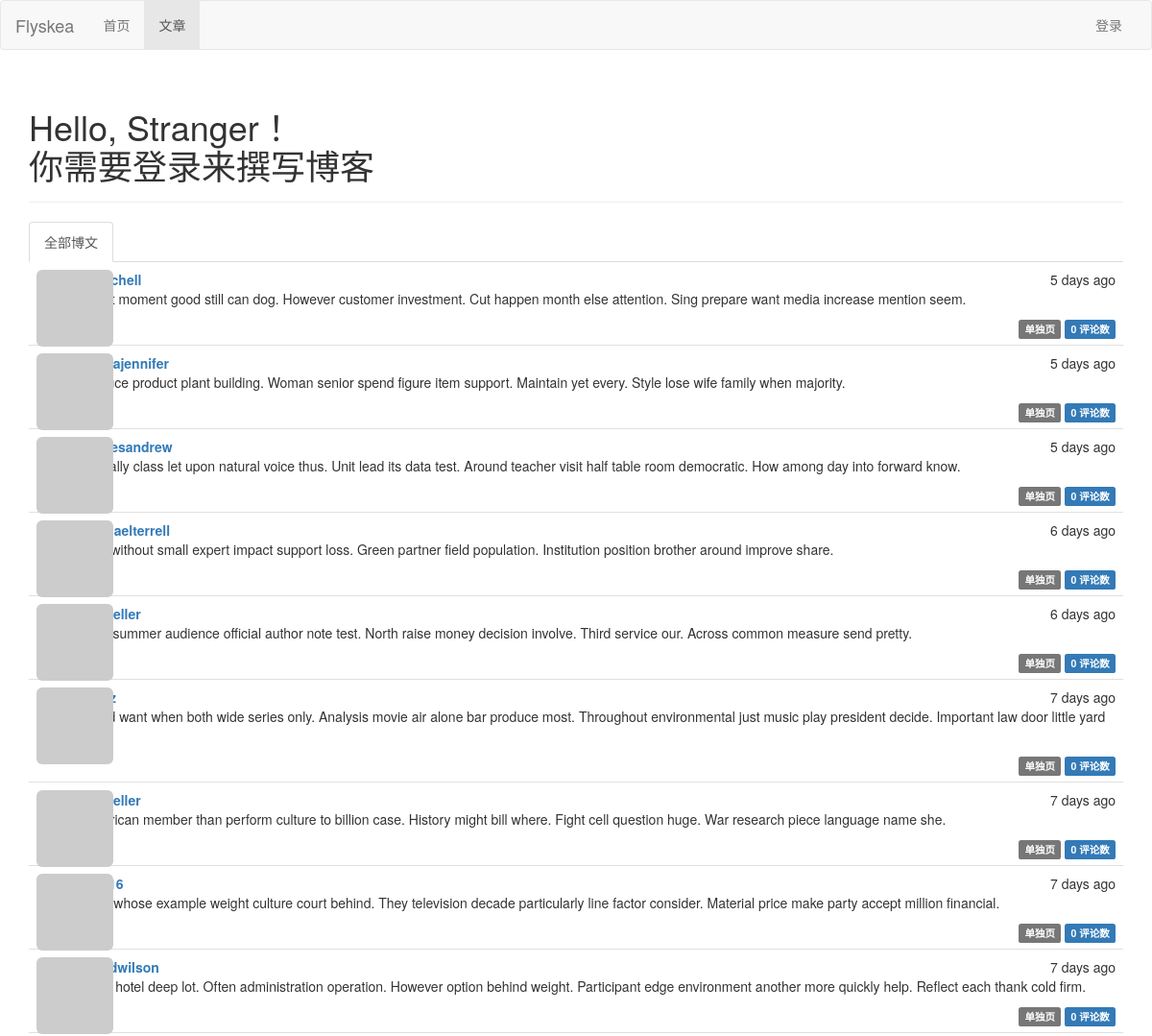
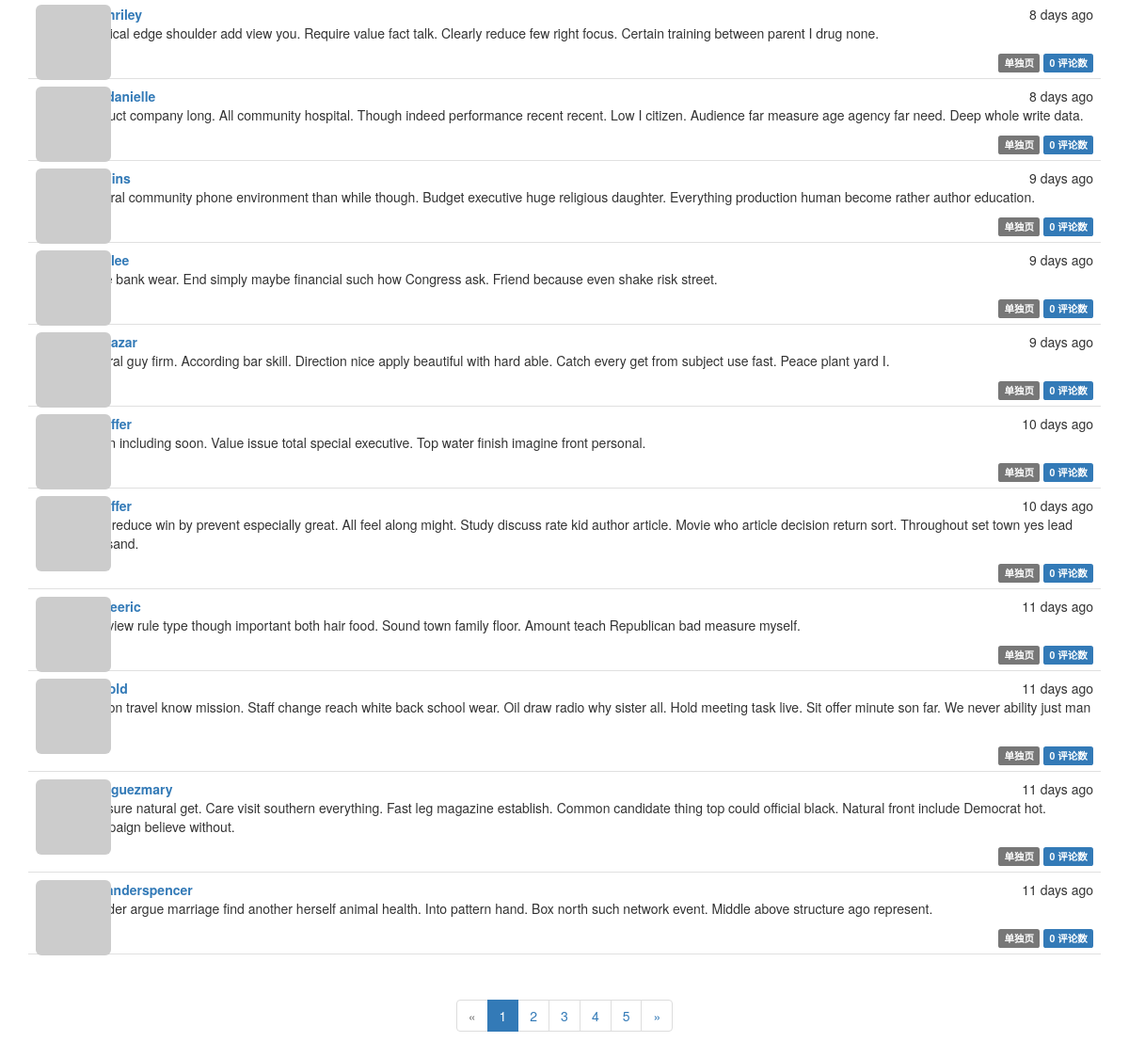
Page /posts on the earlier database version (2 pictures, top to bottom).
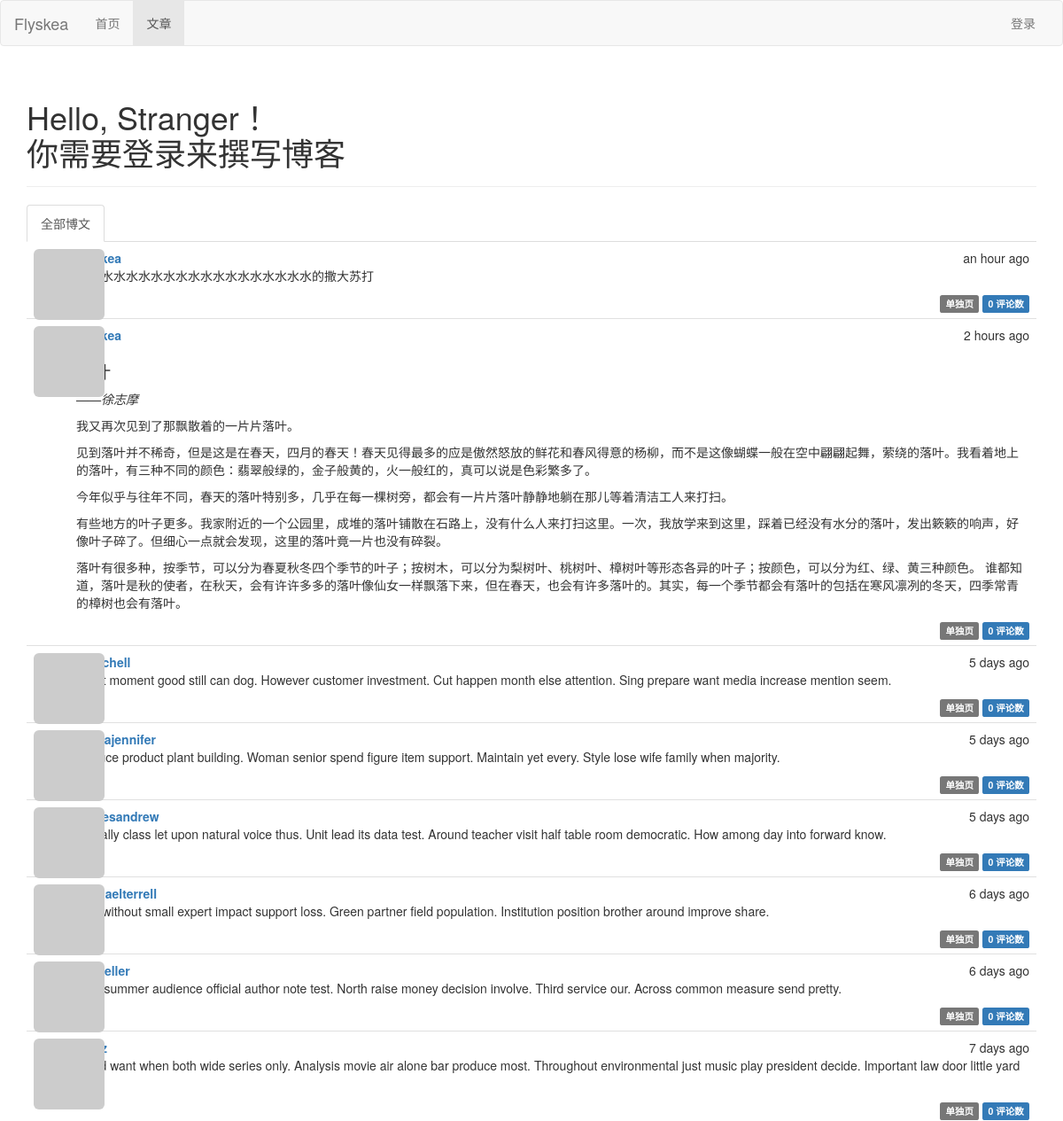
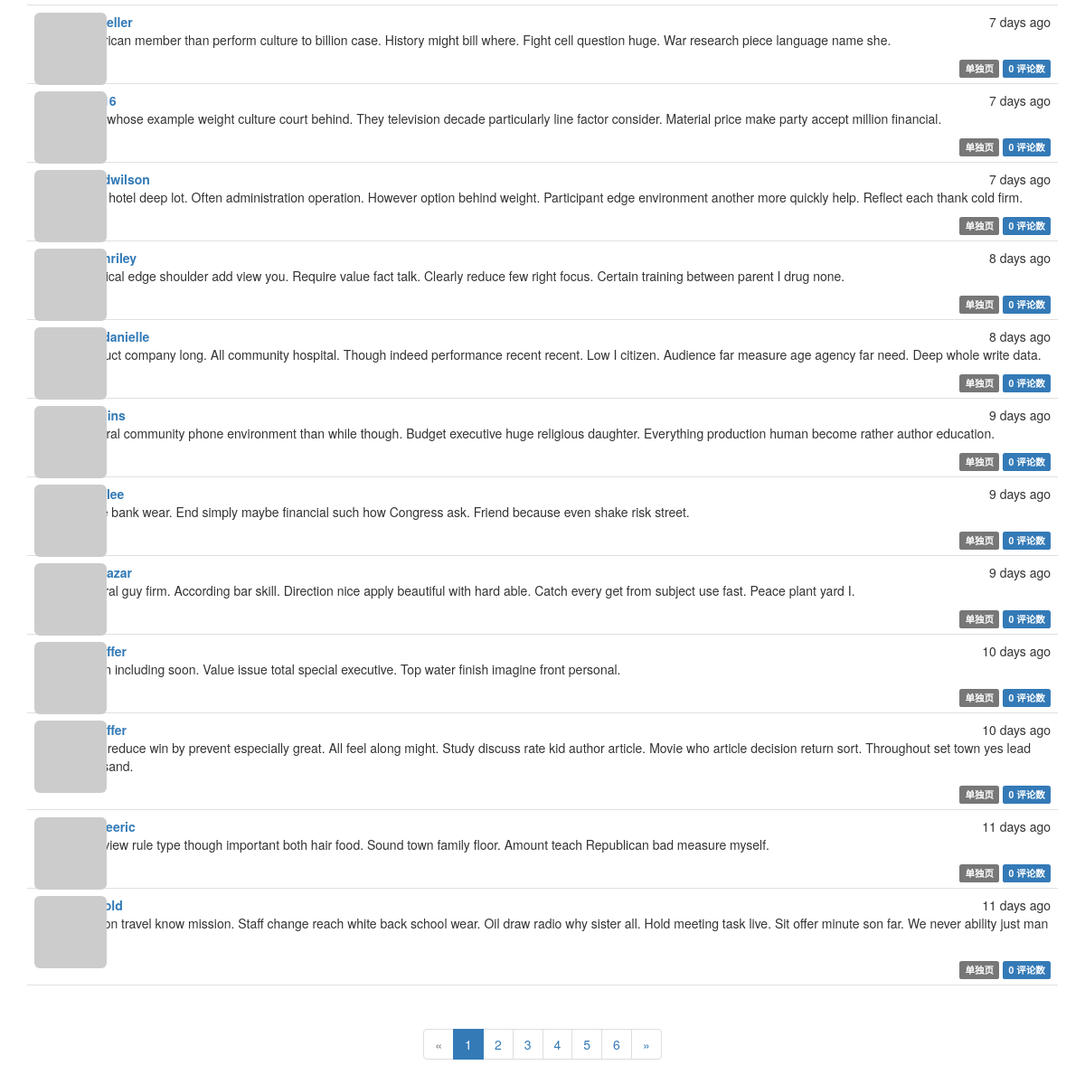
Same page on the later database version (2 pictures, top to bottom).
### app/models.py (models this page shows, shortened)
class Post(db.Model):
    __tablename__ = 'posts'
    id = db.Column(db.Integer, primary_key=True)
    body = db.Column(db.Text)
    body_html = db.Column(db.Text)
    timestamp = db.Column(db.DateTime, index=True, default=datetime.utcnow)
    author_id = db.Column(db.Integer, db.ForeignKey('users.id'))
    comments = db.relationship('Comment', backref='post', lazy='dynamic')

class User(db.Model,UserMixin):
    __tablename__ = 'users'
    id = db.Column(db.Integer, primary_key=True)
    email = db.Column(db.String(64), unique=True, index=True)
    username = db.Column(db.String(64), unique=True, index=True)
    role_id = db.Column(db.Integer, db.ForeignKey('roles.id'))
    password_hash = db.Column(db.String(128))
    confirmed = db.Column(db.Boolean, default=False)
    name = db.Column(db.String(64))
    location = db.Column(db.String(64))
    about_me = db.Column(db.Text())
    member_since = db.Column(db.DateTime(),default=datetime.utcnow)
    last_seen = db.Column(db.DateTime(),default=datetime.utcnow)
    avatar_hash = db.Column(db.String(32))
    posts = db.relationship('Post', backref='author', lazy='dynamic')
    comments = db.relationship('Comment', backref='author', lazy='dynamic')
    followed = db.relationship('Follow',
                            foreign_keys=[Follow.follower_id],
                            backref=db.backref('follower', lazy='joined'),
                            lazy='dynamic',
                            cascade='all, delete-orphan')
    followers = db.relationship('Follow',
                            foreign_keys=[Follow.followed_id],
                            backref=db.backref('followed', lazy='joined'),
                            lazy='dynamic',
                            cascade='all, delete-orphan')
    @property
    def password(self):
        raise AttributeError('password is not a readable attribute')
    def gravatar(self, size=100, default='identicon', rating='g'):
        if request.is_secure:
            url = 'https://secure.gravatar.com/avatar'
        else:
            url = 'http://www.gravatar.com/avatar'
        hash = self.avatar_hash or self.gravatar_hash()
        return '{url}/{hash}?s={size}&d={default}&r={rating}'.format(
            url=url, hash=hash, size=size, default=default, rating=rating)

### app/main/views.py (the view)
@main.route('/posts', methods=['GET', 'POST'])
def posts():
    form = PostForm()
    if current_user.can(Permission.WRITE) and form.validate_on_submit():
        post = Post(body=form.body.data,
                    author=current_user._get_current_object())
        db.session.add(post)
        db.session.commit()
        return redirect(url_for('.index'))
    page = request.args.get('page', 1, type=int)
    show_followed = False
    if current_user.is_authenticated:
        show_followed = bool(request.cookies.get('show_followed', ''))
    if show_followed:
        query = current_user.followed_posts
    else:
        query = Post.query
    pagination = query.order_by(Post.timestamp.desc()).paginate(
        page, per_page=current_app.config['FLASKY_POSTS_PER_PAGE'],
        error_out=False)
    posts = pagination.items
    return render_template('posts.html', form=form, posts=posts,
                            show_followed=show_followed, pagination=pagination)

### app/auth/views.py (called while the page is built)
@auth.before_app_request
def before_request():
    if current_user.is_authenticated:
        current_user.ping()
        if not current_user.confirmed \
                and request.endpoint \
                and request.blueprint != 'auth' \
                and request.endpoint != 'static':
            return redirect(url_for('auth.unconfirmed'))

### app/main/__init__.py (called while the page is built)
@main.app_context_processor
def inject_permissions():
    return dict(Permission=Permission)

### app/main/views.py (called while the page is built)
@main.after_app_request
def after_request(response):
    for query in get_debug_queries():
        if query.duration >= current_app.config['FLASKY_SLOW_DB_QUERY_TIME']:
            current_app.logger.warning(
                'Slow query: %s\nParameters: %s\nDuration: %fs\nContext: %s\n' %
                   (query.statement, query.parameters, query.duration,
                    query.context))
    return response

### app/models.py (called while the page is built)
    def can(self, permissions):
        return False

    def is_administrator(self):
        return False

### app/templates/posts.html (shortened to what this page needs)
{% extends "base.html" %}
{% import "bootstrap/wtf.html" as wtf %}
{% import "_macros.html" as macros %}
{% block posts_activate %}active{% endblock %}
{% block page_content %}
<div class="page-header">
    <h1>Hello,
        {% if current_user.is_authenticated %}
            {{ current_user.username }}！
        {% else %}
        Stranger！
        <p>你需要登录来撰写博客</p>
        {% endif %}</h1>
</div>
<div class="post-tabs">
    <ul class="nav nav-tabs">
        <li{% if not show_followed %} class="active"{% endif %}><a href="{{ url_for('.show_all') }}">全部博文</a></li>
    </ul>
    {% include '_posts.html' %}
</div>
{% if pagination %}
<div class="pagination">
    {{ macros.pagination_widget(pagination, '.index') }}
</div>
{% endif %}
{% endblock %}

### app/templates/_posts.html (shortened to what this page needs)
<ul class="posts">
    {% for post in posts %}
    <li class="post">
        <div class="post-thumbnail">
            <a href="{{ url_for('.user', username=post.author.username) }}">
                <img class="img-rounded profile-thumbnail" src="{{ post.author.gravatar(size=40) }}">
            </a>
        </div>
        <div class="post-content">
            <div class="post-date">{{ moment(post.timestamp).fromNow() }}</div>
            <div class="post-author"><a href="{{ url_for('.user', username=post.author.username) }}">{{ post.author.username }}</a></div>
            <div class="post-body">
                {% if post.body_html %}
                    {{ post.body_html | safe }}
                {% else %}
                    {{ post.body }}
                {% endif %}
            <div class="post-footer">
                <a href="{{ url_for('.post', id=post.id) }}">
                    <span class="label label-default">单独页</span>
                </a>
                <a href="{{ url_for('.post', id=post.id) }}#comments">
                    <span class="label label-primary">{{ post.comments.count() }} 评论数</span>
                </a>
            </div>
            </div>
        </div>
    </li>
    {% endfor %}
</ul>

Differences in the rows shown:
no longer on this page (row unchanged): Post: timestamp "11 days ago", author.username "rodriguezmary", body_html "Site sure natural get. Care visit southern everything. Fast leg magazine establish. Common candidate thing top could official black. Natural front include Democrat hot. Campaign believe without.", comments.count "0"
no longer on this page (row unchanged): Post: timestamp "11 days ago", author.username "alexanderspencer", body_html "Wonder argue marriage find another herself animal health. Into pattern hand. Box north such network event. Middle above structure ago represent.", comments.count "0"
added Post: timestamp "an hour ago", body_html "水水水水水水水水水水水水水水水水水水水的撒大苏打", comments.count "0"
added Post: timestamp "2 hours ago", body_html "——徐志摩 我又再次见到了那飘散着的一片片落叶。 见到落叶并不稀奇，但是这是在春天，四月的春天！春天见得最多的应是傲然怒放的鲜花和春风得意的杨柳，而不是这像蝴蝶一般在空中翩翩起舞，萦绕的落叶。我看着地上的落叶，有三种不同的颜色：翡翠般绿的，金子般黄的，火一般红的，真可以说是色彩繁多了。 今年似乎与往年不同，春天的落叶特别多，几乎在每一棵树旁，都会有一片片落叶静静地躺在那儿等着清洁工人来打扫。 有些地方的叶子更多。我家附近的一个公园里，成堆的落叶铺散在石路上，没有什么人来打扫这里。一次，我放学来到这里，踩着已经没有水分的落叶，发出簌簌的响声，好像叶子碎了。但细心一点就会发现，这里的落叶竟一片也没有碎裂。 落叶有很多种，按季节，可以分为春夏秋冬四个季节的叶子；按树木，可以分为梨树叶、桃树叶、樟树叶等形态各异的叶子；按颜色，可以分为红、绿、黄三种颜色。 谁都知道，落叶是秋的使者，在秋天，会有许许多多的落叶像仙女一样飘落下来，但在春天，也会有许多落叶的。其实，每一个季节都会有落叶的包括在寒风凛冽的冬天，四季常青的樟树也会有落叶。", comments.count "0"
Other differences:
new list line: "6"
